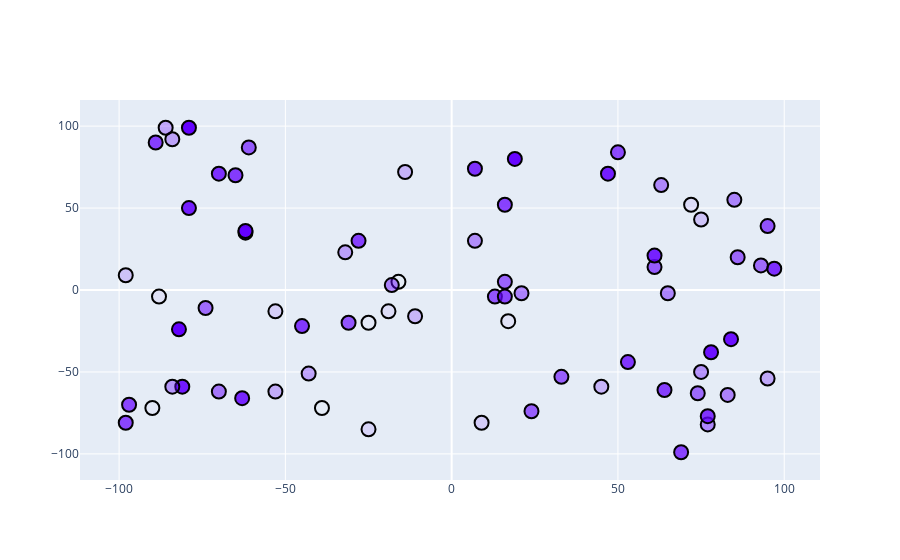

Notebook source saved alongside this figure:
### Code cell
# imports
import plotly.graph_objects as go

# sample data in the form of an hourlt
np.random.seed(1234)
tseries = pd.date_range("01.01.2020", "01.04.2020", freq="H")
data = np.random.randint(-100, 100, size=(len(tseries), 3))
df = pd.DataFrame(data=data)
df.columns=list('ABC')
df['C_scaled'] = df['C'].max()/df['C']
df['C_scaled'] = (df['C']-df['C'].min())/(df['C'].max()-df['C'].min())

df = df.sort_values(by=['C_scaled'], ascending=False)

fig=go.Figure()

for ix in df.index:
    d = df.iloc[ix]
    opac = str(d['C_scaled'])
    fig.add_trace(go.Scatter(x=[d['A']], y=[d['B']], showlegend=False,
                             marker=dict(size = 14, color='rgba(100,0,255,'+opac+')',
                                         line=dict(color='rgba(0,0,0,1)', width = 2)))
                            )
    
fig.show()

### Figure 1 — Plotly figure (JSON) as saved in the notebook; plotly's stock layout.template omitted (floating-point values rounded to 4 significant figures)
{"data": [{"marker": {"color": "rgba(100,0,255,0.38578680203045684)", "line": {"color": "rgba(0,0,0,1)", "width": 2}, "size": 14}, "showlegend": false, "type": "scatter", "x": [75], "y": [-50]}, {"marker": {"color": "rgba(100,0,255,0.5989847715736041)", "line": {"color": "rgba(0,0,0,1)", "width": 2}, "size": 14}, "showlegend": false, "type": "scatter", "x": [24], "y": [-74]}, {"marker": {"color": "rgba(100,0,255,0.7106598984771574)", "line": {"color": "rgba(0,0,0,1)", "width": 2}, "size": 14}, "showlegend": false, "type": "scatter", "x": [-97], "y": [-70]}, {"marker": {"color": "rgba(100,0,255,0.5786802030456852)", "line": {"color": "rgba(0,0,0,1)", "width": 2}, "size": 14}, "showlegend": false, "type": "scatter", "x": [16], "y": [5]}, {"marker": {"color": "rgba(100,0,255,0.7360406091370558)", "line": {"color": "rgba(0,0,0,1)", "width": 2}, "size": 14}, "showlegend": false, "type": "scatter", "x": [-89], "y": [90]}, {"marker": {"color": "rgba(100,0,255,0.6395939086294417)", "line": {"color": "rgba(0,0,0,1)", "width": 2}, "size": 14}, "showlegend": false, "type": "scatter", "x": [13], "y": [-4]}, {"marker": {"color": "rgba(100,0,255,0.04060913705583756)", "line": {"color": "rgba(0,0,0,1)", "width": 2}, "size": 14}, "showlegend": false, "type": "scatter", "x": [17], "y": [-19]}, {"marker": {"color": "rgba(100,0,255,0.10152284263959391)", "line": {"color": "rgba(0,0,0,1)", "width": 2}, "size": 14}, "showlegend": false, "type": "scatter", "x": [-25], "y": [-85]}, {"marker": {"color": "rgba(100,0,255,0.12690355329949238)", "line": {"color": "rgba(0,0,0,1)", "width": 2}, "size": 14}, "showlegend": false, "type": "scatter", "x": [-53], "y": [-13]}, {"marker": {"color": "rgba(100,0,255,0.015228426395939087)", "line": {"color": "rgba(0,0,0,1)", "width": 2}, "size": 14}, "showlegend": false, "type": "scatter", "x": [-25], "y": [-20]}, {"marker": {"color": "rgba(100,0,255,0.4263959390862944)", "line": {"color": "rgba(0,0,0,1)", "width": 2}, "size": 14}, "showlegend": false, "type": "scatter", "x": [63], "y": [64]}, {"marker": {"color": "rgba(100,0,255,0.8781725888324873)", "line": {"color": "rgba(0,0,0,1)", "width": 2}, "size": 14}, "showlegend": false, "type": "scatter", "x": [-79], "y": [50]}, {"marker": {"color": "rgba(100,0,255,0.766497461928934)", "line": {"color": "rgba(0,0,0,1)", "width": 2}, "size": 14}, "showlegend": false, "type": "scatter", "x": [-45], "y": [-22]}, {"marker": {"color": "rgba(100,0,255,0.9746192893401016)", "line": {"color": "rgba(0,0,0,1)", "width": 2}, "size": 14}, "showlegend": false, "type": "scatter", "x": [19], "y": [80]}, {"marker": {"color": "rgba(100,0,255,0.7918781725888325)", "line": {"color": "rgba(0,0,0,1)", "width": 2}, "size": 14}, "showlegend": false, "type": "scatter", "x": [7], "y": [74]}, {"marker": {"color": "rgba(100,0,255,0.9898477157360406)", "line": {"color": "rgba(0,0,0,1)", "width": 2}, "size": 14}, "showlegend": false, "type": "scatter", "x": [-62], "y": [35]}, {"marker": {"color": "rgba(100,0,255,0.17766497461928935)", "line": {"color": "rgba(0,0,0,1)", "width": 2}, "size": 14}, "showlegend": false, "type": "scatter", "x": [-98], "y": [9]}, {"marker": {"color": "rgba(100,0,255,0.6446700507614214)", "line": {"color": "rgba(0,0,0,1)", "width": 2}, "size": 14}, "showlegend": false, "type": "scatter", "x": [-31], "y": [-20]}, {"marker": {"color": "rgba(100,0,255,0.005076142131979695)", "line": {"color": "rgba(0,0,0,1)", "width": 2}, "size": 14}, "showlegend": false, "type": "scatter", "x": [-39], "y": [-72]}, {"marker": {"color": "rgba(100,0,255,0.07614213197969544)", "line": {"color": "rgba(0,0,0,1)", "width": 2}, "size": 14}, "showlegend": false, "type": "scatter", "x": [72], "y": [52]}, {"marker": {"color": "rgba(100,0,255,0.23857868020304568)", "line": {"color": "rgba(0,0,0,1)", "width": 2}, "size": 14}, "showlegend": false, "type": "scatter", "x": [45], "y": [-59]}, {"marker": {"color": "rgba(100,0,255,0.4467005076142132)", "line": {"color": "rgba(0,0,0,1)", "width": 2}, "size": 14}, "showlegend": false, "type": "scatter", "x": [83], "y": [-64]}, {"marker": {"color": "rgba(100,0,255,0.9949238578680203)", "line": {"color": "rgba(0,0,0,1)", "width": 2}, "size": 14}, "showlegend": false, "type": "scatter", "x": [-79], "y": [99]}, {"marker": {"color": "rgba(100,0,255,0.5532994923857868)", "line": {"color": "rgba(0,0,0,1)", "width": 2}, "size": 14}, "showlegend": false, "type": "scatter", "x": [74], "y": [-63]}, {"marker": {"color": "rgba(100,0,255,0.5431472081218274)", "line": {"color": "rgba(0,0,0,1)", "width": 2}, "size": 14}, "showlegend": false, "type": "scatter", "x": [-74], "y": [-11]}, {"marker": {"color": "rgba(100,0,255,0.7715736040609137)", "line": {"color": "rgba(0,0,0,1)", "width": 2}, "size": 14}, "showlegend": false, "type": "scatter", "x": [53], "y": [-44]}, {"marker": {"color": "rgba(100,0,255,0.8426395939086294)", "line": {"color": "rgba(0,0,0,1)", "width": 2}, "size": 14}, "showlegend": false, "type": "scatter", "x": [-63], "y": [-66]}, {"marker": {"color": "rgba(100,0,255,0.45685279187817257)", "line": {"color": "rgba(0,0,0,1)", "width": 2}, "size": 14}, "showlegend": false, "type": "scatter", "x": [21], "y": [-2]}, {"marker": {"color": "rgba(100,0,255,0.8730964467005076)", "line": {"color": "rgba(0,0,0,1)", "width": 2}, "size": 14}, "showlegend": false, "type": "scatter", "x": [47], "y": [71]}, {"marker": {"color": "rgba(100,0,255,0.9238578680203046)", "line": {"color": "rgba(0,0,0,1)", "width": 2}, "size": 14}, "showlegend": false, "type": "scatter", "x": [-62], "y": [36]}, {"marker": {"color": "rgba(100,0,255,0.3096446700507614)", "line": {"color": "rgba(0,0,0,1)", "width": 2}, "size": 14}, "showlegend": false, "type": "scatter", "x": [-84], "y": [92]}, {"marker": {"color": "rgba(100,0,255,0.06598984771573604)", "line": {"color": "rgba(0,0,0,1)", "width": 2}, "size": 14}, "showlegend": false, "type": "scatter", "x": [-19], "y": [-13]}, {"marker": {"color": "rgba(100,0,255,0.5989847715736041)", "line": {"color": "rgba(0,0,0,1)", "width": 2}, "size": 14}, "showlegend": false, "type": "scatter", "x": [33], "y": [-53]}, {"marker": {"color": "rgba(100,0,255,0.7106598984771574)", "line": {"color": "rgba(0,0,0,1)", "width": 2}, "size": 14}, "showlegend": false, "type": "scatter", "x": [16], "y": [-4]}, {"marker": {"color": "rgba(100,0,255,0.934010152284264)", "line": {"color": "rgba(0,0,0,1)", "width": 2}, "size": 14}, "showlegend": false, "type": "scatter", "x": [84], "y": [-30]}, {"marker": {"color": "rgba(100,0,255,0.5685279187817259)", "line": {"color": "rgba(0,0,0,1)", "width": 2}, "size": 14}, "showlegend": false, "type": "scatter", "x": [86], "y": [20]}, {"marker": {"color": "rgba(100,0,255,0.9289340101522843)", "line": {"color": "rgba(0,0,0,1)", "width": 2}, "size": 14}, "showlegend": false, "type": "scatter", "x": [78], "y": [-38]}, {"marker": {"color": "rgba(100,0,255,0.7208121827411168)", "line": {"color": "rgba(0,0,0,1)", "width": 2}, "size": 14}, "showlegend": false, "type": "scatter", "x": [69], "y": [-99]}, {"marker": {"color": "rgba(100,0,255,0.0)", "line": {"color": "rgba(0,0,0,1)", "width": 2}, "size": 14}, "showlegend": false, "type": "scatter", "x": [-16], "y": [5]}, {"marker": {"color": "rgba(100,0,255,0.8071065989847716)", "line": {"color": "rgba(0,0,0,1)", "width": 2}, "size": 14}, "showlegend": false, "type": "scatter", "x": [97], "y": [13]}, {"marker": {"color": "rgba(100,0,255,0.22842639593908629)", "line": {"color": "rgba(0,0,0,1)", "width": 2}, "size": 14}, "showlegend": false, "type": "scatter", "x": [-11], "y": [-16]}, {"marker": {"color": "rgba(100,0,255,0.6142131979695431)", "line": {"color": "rgba(0,0,0,1)", "width": 2}, "size": 14}, "showlegend": false, "type": "scatter", "x": [61], "y": [14]}, {"marker": {"color": "rgba(100,0,255,0.649746192893401)", "line": {"color": "rgba(0,0,0,1)", "width": 2}, "size": 14}, "showlegend": false, "type": "scatter", "x": [95], "y": [39]}, {"marker": {"color": "rgba(100,0,255,0.43147208121827413)", "line": {"color": "rgba(0,0,0,1)", "width": 2}, "size": 14}, "showlegend": false, "type": "scatter", "x": [77], "y": [-82]}, {"marker": {"color": "rgba(100,0,255,0.04060913705583756)", "line": {"color": "rgba(0,0,0,1)", "width": 2}, "size": 14}, "showlegend": false, "type": "scatter", "x": [-88], "y": [-4]}, {"marker": {"color": "rgba(100,0,255,0.2893401015228426)", "line": {"color": "rgba(0,0,0,1)", "width": 2}, "size": 14}, "showlegend": false, "type": "scatter", "x": [95], "y": [-54]}, {"marker": {"color": "rgba(100,0,255,0.7258883248730964)", "line": {"color": "rgba(0,0,0,1)", "width": 2}, "size": 14}, "showlegend": false, "type": "scatter", "x": [16], "y": [52]}, {"marker": {"color": "rgba(100,0,255,0.26903553299492383)", "line": {"color": "rgba(0,0,0,1)", "width": 2}, "size": 14}, "showlegend": false, "type": "scatter", "x": [-53], "y": [-62]}, {"marker": {"color": "rgba(100,0,255,0.4416243654822335)", "line": {"color": "rgba(0,0,0,1)", "width": 2}, "size": 14}, "showlegend": false, "type": "scatter", "x": [65], "y": [-2]}, {"marker": {"color": "rgba(100,0,255,0.8883248730964467)", "line": {"color": "rgba(0,0,0,1)", "width": 2}, "size": 14}, "showlegend": false, "type": "scatter", "x": [-81], "y": [-59]}, {"marker": {"color": "rgba(100,0,255,0.7360406091370558)", "line": {"color": "rgba(0,0,0,1)", "width": 2}, "size": 14}, "showlegend": false, "type": "scatter", "x": [64], "y": [-61]}, {"marker": {"color": "rgba(100,0,255,0.49746192893401014)", "line": {"color": "rgba(0,0,0,1)", "width": 2}, "size": 14}, "showlegend": false, "type": "scatter", "x": [-70], "y": [-62]}, {"marker": {"color": "rgba(100,0,255,0.30456852791878175)", "line": {"color": "rgba(0,0,0,1)", "width": 2}, "size": 14}, "showlegend": false, "type": "scatter", "x": [-86], "y": [99]}, {"marker": {"color": "rgba(100,0,255,0.3147208121827411)", "line": {"color": "rgba(0,0,0,1)", "width": 2}, "size": 14}, "showlegend": false, "type": "scatter", "x": [-43], "y": [-51]}, {"marker": {"color": "rgba(100,0,255,0.8020304568527918)", "line": {"color": "rgba(0,0,0,1)", "width": 2}, "size": 14}, "showlegend": false, "type": "scatter", "x": [-70], "y": [71]}, {"marker": {"color": "rgba(100,0,255,0.4416243654822335)", "line": {"color": "rgba(0,0,0,1)", "width": 2}, "size": 14}, "showlegend": false, "type": "scatter", "x": [85], "y": [55]}, {"marker": {"color": "rgba(100,0,255,1.0)", "line": {"color": "rgba(0,0,0,1)", "width": 2}, "size": 14}, "showlegend": false, "type": "scatter", "x": [-82], "y": [-24]}, {"marker": {"color": "rgba(100,0,255,0.7309644670050761)", "line": {"color": "rgba(0,0,0,1)", "width": 2}, "size": 14}, "showlegend": false, "type": "scatter", "x": [-28], "y": [30]}, {"marker": {"color": "rgba(100,0,255,0.02030456852791878)", "line": {"color": "rgba(0,0,0,1)", "width": 2}, "size": 14}, "showlegend": false, "type": "scatter", "x": [-90], "y": [-72]}, {"marker": {"color": "rgba(100,0,255,0.751269035532995)", "line": {"color": "rgba(0,0,0,1)", "width": 2}, "size": 14}, "showlegend": false, "type": "scatter", "x": [-65], "y": [70]}, {"marker": {"color": "rgba(100,0,255,0.4010152284263959)", "line": {"color": "rgba(0,0,0,1)", "width": 2}, "size": 14}, "showlegend": false, "type": "scatter", "x": [7], "y": [30]}, {"marker": {"color": "rgba(100,0,255,0.7106598984771574)", "line": {"color": "rgba(0,0,0,1)", "width": 2}, "size": 14}, "showlegend": false, "type": "scatter", "x": [-98], "y": [-81]}, {"marker": {"color": "rgba(100,0,255,0.5431472081218274)", "line": {"color": "rgba(0,0,0,1)", "width": 2}, "size": 14}, "showlegend": false, "type": "scatter", "x": [93], "y": [15]}, {"marker": {"color": "rgba(100,0,255,0.1319796954314721)", "line": {"color": "rgba(0,0,0,1)", "width": 2}, "size": 14}, "showlegend": false, "type": "scatter", "x": [9], "y": [-81]}, {"marker": {"color": "rgba(100,0,255,0.3248730964467005)", "line": {"color": "rgba(0,0,0,1)", "width": 2}, "size": 14}, "showlegend": false, "type": "scatter", "x": [-32], "y": [23]}, {"marker": {"color": "rgba(100,0,255,0.4517766497461929)", "line": {"color": "rgba(0,0,0,1)", "width": 2}, "size": 14}, "showlegend": false, "type": "scatter", "x": [-18], "y": [3]}, {"marker": {"color": "rgba(100,0,255,0.7817258883248731)", "line": {"color": "rgba(0,0,0,1)", "width": 2}, "size": 14}, "showlegend": false, "type": "scatter", "x": [77], "y": [-77]}, {"marker": {"color": "rgba(100,0,255,0.17258883248730963)", "line": {"color": "rgba(0,0,0,1)", "width": 2}, "size": 14}, "showlegend": false, "type": "scatter", "x": [75], "y": [43]}, {"marker": {"color": "rgba(100,0,255,0.36548223350253806)", "line": {"color": "rgba(0,0,0,1)", "width": 2}, "size": 14}, "showlegend": false, "type": "scatter", "x": [-84], "y": [-59]}, {"marker": {"color": "rgba(100,0,255,0.6903553299492385)", "line": {"color": "rgba(0,0,0,1)", "width": 2}, "size": 14}, "showlegend": false, "type": "scatter", "x": [50], "y": [84]}, {"marker": {"color": "rgba(100,0,255,0.8629441624365483)", "line": {"color": "rgba(0,0,0,1)", "width": 2}, "size": 14}, "showlegend": false, "type": "scatter", "x": [61], "y": [21]}, {"marker": {"color": "rgba(100,0,255,0.23857868020304568)", "line": {"color": "rgba(0,0,0,1)", "width": 2}, "size": 14}, "showlegend": false, "type": "scatter", "x": [-14], "y": [72]}, {"marker": {"color": "rgba(100,0,255,0.6243654822335025)", "line": {"color": "rgba(0,0,0,1)", "width": 2}, "size": 14}, "showlegend": false, "type": "scatter", "x": [-61], "y": [87]}], "layout": {}}
